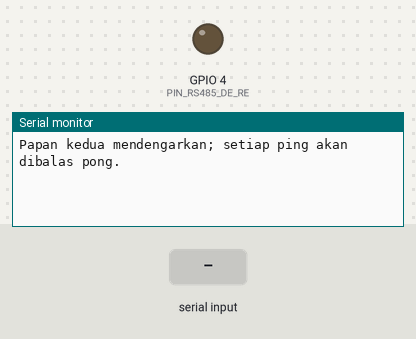
A sketch run on a simulated ESP32. On the bench: output pins drawn as LEDs (lit = HIGH), the last lines printed to the serial monitor. Inputs (shaded band) come from the test bench.

Above: at 2.2 s.
2.3 s: "ping \n" received over the second serial link
At 3.5 s:
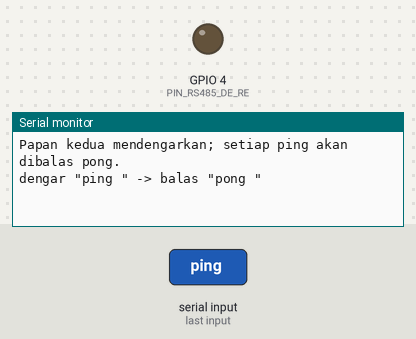
3.8 s: "1\n" received over the second serial link
At 4.7 s:
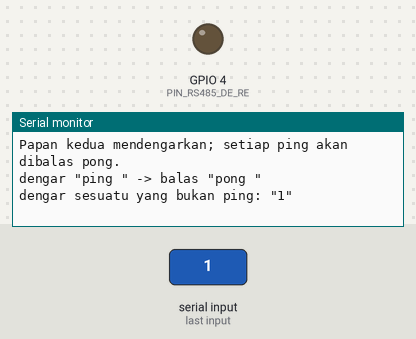

Measured:
- after the input at 2.3 s, the serial monitor: prints a new line at once (image 1)
- after the input at 3.8 s, the serial monitor: prints a new line at once (image 2)

The sketch:

modul15_pong.ino
```cpp
// Modul 15 - Praktik 1, papan KEDUA: "pong".
// Mendengar terus. Setiap kali satu baris "ping N" lengkap tiba, papan ini bicara sebentar untuk membalas "pong N",
// lalu kembali mendengar. Arah bicara diatur dengan pin DE/RE: HIGH = bicara, LOW = dengar.
// Paket esp32 3.3.12; tidak butuh library tambahan.

const int PIN_RS485_RX = 16;    // RX2 <- RO modul MAX485, lewat pembagi tegangan 4,7 kΩ + 10 kΩ
const int PIN_RS485_TX = 17;    // TX2 -> DI modul MAX485
const int PIN_RS485_DE_RE = 4;  // D4 -> DE dan RE modul MAX485 yang disatukan

char baris[40];  // huruf yang sedang dikumpulkan sampai tanda akhir baris
int panjang = 0;

// Bicara sebentar, lalu kembali mendengar. Persis seperti tombol bicara walkie-talkie.
void kirimBaris(const char* teks) {
  digitalWrite(PIN_RS485_DE_RE, HIGH);  // tekan tombol bicara
  Serial2.print(teks);
  Serial2.flush();                      // tunggu sampai huruf terakhir benar-benar keluar ke kabel
  digitalWrite(PIN_RS485_DE_RE, LOW);   // lepas tombol bicara: kembali mendengar
  while (Serial2.available() > 0) {
    Serial2.read();  // buang sampah yang mungkin terbaca selama papan ini bicara
  }
}

void setup() {
  Serial.begin(115200);
  delay(1000);
  pinMode(PIN_RS485_DE_RE, OUTPUT);
  digitalWrite(PIN_RS485_DE_RE, LOW);  // mulai dengan mendengar
  Serial2.begin(9600, SERIAL_8N1, PIN_RS485_RX, PIN_RS485_TX);  // pin wajib ditulis (paket esp32 3.x)
  Serial.println();
  Serial.println("Papan kedua mendengarkan; setiap ping akan dibalas pong.");
}

void loop() {
  while (Serial2.available() > 0) {
    char huruf = Serial2.read();
    if (huruf == '\n') {
      baris[panjang] = '\0';
      if (strncmp(baris, "ping ", 5) == 0) {
        char balasan[48];
        snprintf(balasan, sizeof(balasan), "pong %s\n", baris + 5);  // nomornya sama dengan nomor ping
        kirimBaris(balasan);
        Serial.printf("dengar \"%s\" -> balas \"pong %s\"\n", baris, baris + 5);
      } else {
        Serial.printf("dengar sesuatu yang bukan ping: \"%s\"\n", baris);
      }
      panjang = 0;
    } else if (huruf != '\r' && panjang < (int)sizeof(baris) - 1) {
      baris[panjang] = huruf;
      panjang++;
    }
  }
}
```
